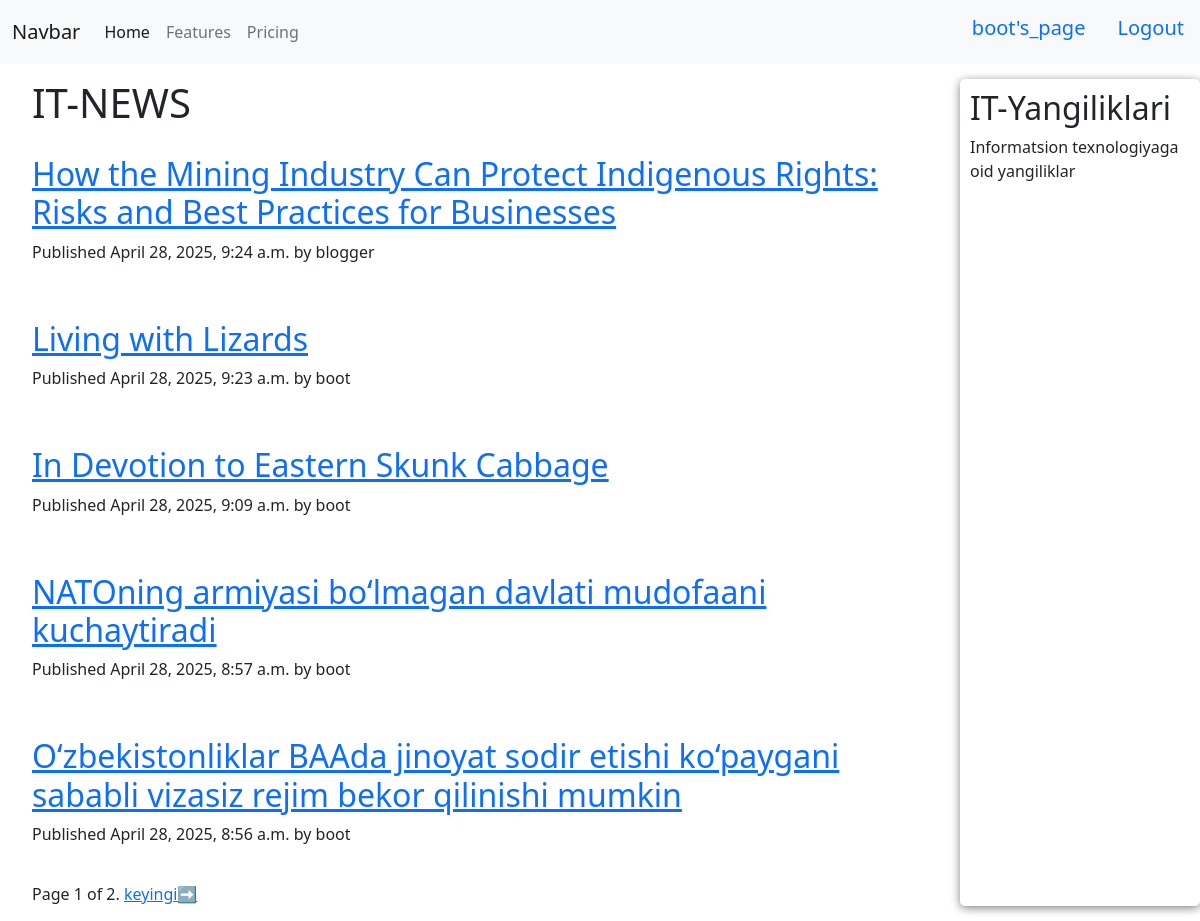
The app's page / (signed in) with its own data.
### blogg/models.py (models this page shows, shortened)
class Post(models.Model):
    STATUS_CHOICES = (
        ('draft', 'Draft'),
        ('published', 'Published')
    )
    title = models.CharField(max_length=250)
    slug = models.SlugField(max_length=255)
    author = models.ForeignKey(User, on_delete=models.CASCADE, related_name='blog_posts')
    body = models.TextField()
    publish = models.DateTimeField(default=timezone.now)
    created = models.DateTimeField(auto_now_add=True)
    updated = models.DateTimeField(auto_now=True)
    status = models.CharField(max_length=10, choices=STATUS_CHOICES, default='draft')
    class Meta:
        ordering = ('-publish',)
    objects = models.Manager()
    published = PublishedManager()
    def get_absolute_url(self):
        return reverse("blog:post_detail", args=[self.publish.year,
                                                 self.publish.month,
                                                 self.publish.day,
                                                 self.slug])

### blogg/views.py (the view)
# urls.py: path('', PostListView.as_view(), name='blog'),
class PostListView(ListView):
    queryset = Post.published.all()
    context_object_name = 'posts'
    paginate_by = 5
    template_name = "blog/post/list.html"

### templates/blog/post/list.html (shortened to what this page needs)
{% extends 'blog/base.html' %}
{% block content %}
    <h1>IT-NEWS</h1>
    {% for post in posts %}
        <div class="post">
            {% if user.is_authenticated %}
                <h2>
                    <a href="{{ post.get_absolute_url }}">{{ post.title }}</a>
                </h2>
            {% else %}
                <h2>
                    <a href="#">{{ post.title }}</a>
                </h2>
            {% endif %}
            <p class="date">
                Published {{ post.publish }} by {{post.author}}
            </p>
        </div>
    {%endfor%}
    {% include "paginator.html" with page=page_obj %}
{% endblock  %}

### templates/blog/navbar.html (shortened to what this page needs)
<nav class="navbar navbar-expand-lg navbar-light bg-light">
  <div class="container-fluid">
    <a class="navbar-brand" href="#">Navbar</a>
    <div class="collapse navbar-collapse" id="navbarNav">
      <ul class="navbar-nav">
        <li class="nav-item">
          <a class="nav-link active" aria-current="page" href="{% url 'blog:blog'%}">Home</a>
        </li>
        <li class="nav-item">
          <a class="nav-link" href="#">Features</a>
        </li>
        <li class="nav-item">
          <a class="nav-link" href="#">Pricing</a>
        </li>
      </ul>
    </div>
  </div>
  {% if user.is_authenticated %}
      <li class="nav-item navbar-collapse" >
        <h5><a class="nav-link" href="">{{user.username}}'s_page</a></h5>
      </li>
      <li class="nav-item navbar-collapse" >
          <h5><a class="nav-link" href="{% url 'logout' %}">Logout</a></h5>
      </li>
  {% endif%}
</nav>

### static/css/blog.css (style rules this page uses)
* { margin: 0; padding: 0; transition: 0.3s; }
.post { padding: 20px 0; }

### records on screen
Post: title "How the Mining Industry Can Protect Indigenous Rights: Risks and Best Practices for Businesses", publish "April 28, 2025, 9:24 a.m.", author "blogger"
Post: title "Living with Lizards", publish "April 28, 2025, 9:23 a.m.", author "boot"
Post: title "In Devotion to Eastern Skunk Cabbage", publish "April 28, 2025, 9:09 a.m.", author "boot"
Post: title "NATOning armiyasi bo‘lmagan davlati mudofaani kuchaytiradi", publish "April 28, 2025, 8:57 a.m.", author "boot"
Post: title "O‘zbekistonliklar BAAda jinoyat sodir etishi ko‘paygani sababli vizasiz rejim bekor qilinishi mumkin", publish "April 28, 2025, 8:56 a.m.", author "boot"

### other values on screen
{{ user.username }} "boot"
{{ page.number }} "1"
{{ page.paginator.num_pages }} "2"
